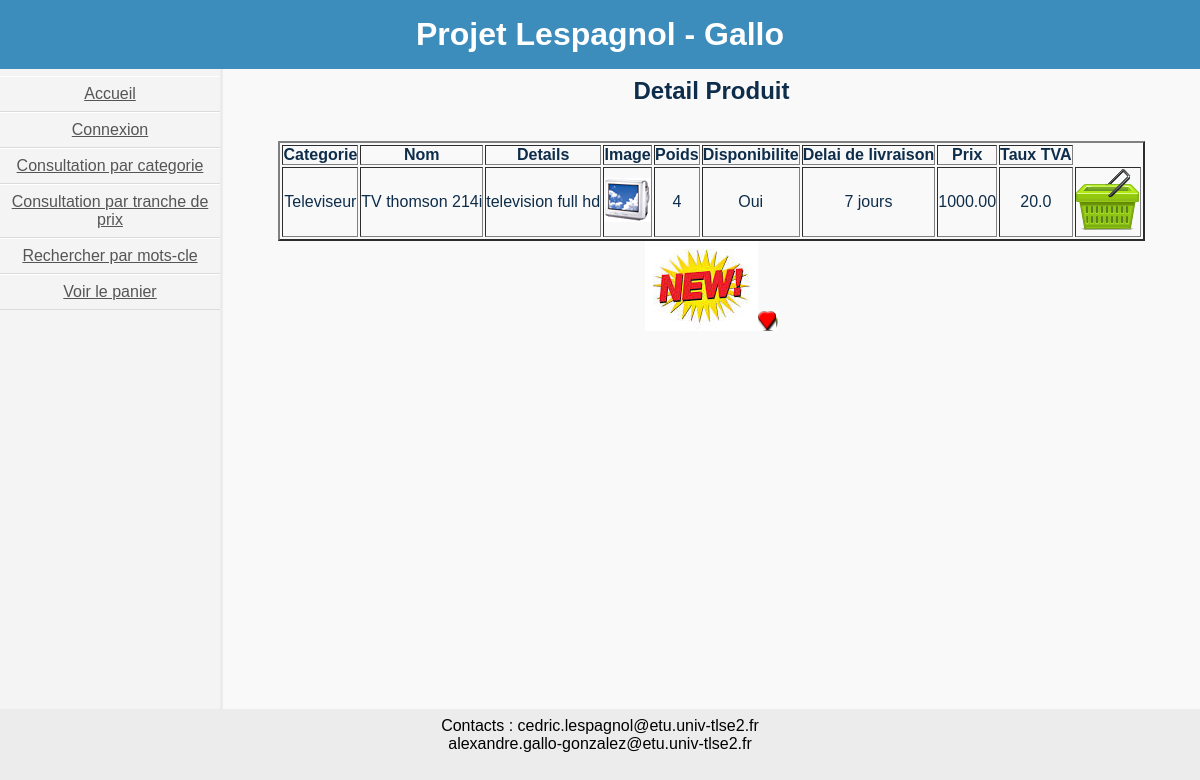
/v/DetailProd.php?idProd=115, run on the app's committed database.
### tables this page shows
CREATE TABLE Categorie
(
	idCat VARCHAR(3),
	nomCat VARCHAR(30),
	CONSTRAINT pk_Categorie PRIMARY KEY(idCat),
	CONSTRAINT ck_Categorie_nomCat_NN CHECK (nomCat is NOT NULL)
);

CREATE TABLE Produit
(
	idProd VARCHAR(5),
	idCat VARCHAR(3),
	nomProd VARCHAR(20),
	detailProd VARCHAR(25),
	imageProd VARCHAR(20),
	estNouveauProd TINYINT(1),
	estPromoProd TINYINT(1),
	estSelectProd TINYINT(1),
	poidsProd TINYINT(3),
	estDispoProd TINYINT(1),
	delaiProd VARCHAR(20),
	prixHTprod NUMERIC(7,2),
	prixHTpromoPro NUMERIC(7,2),
	tauxTVAprod NUMERIC(3,1),
	CONSTRAINT pk_Produit PRIMARY KEY(idProd),
	CONSTRAINT fk_Produit_idCat FOREIGN KEY(idCat) REFERENCES Categorie (idCat)
);

### v/DetailProd.php (the view, shortened to what this page needs)
<!DOCTYPE html>
<html>
<head>
	<link rel="stylesheet" href="./include/styles.css" />
</head>
<body>
	<?php
		include("./include/header.php");
    require_once("connect.inc.php");
	?>
	<div class="wrapper">
		<?php include("./include/menus.php"); ?>
		<section id="content">
        <h1>Detail Produit</h1>
        <BR/><BR/>
        <?php
              echo "<center><table align='center' border='2' >";
  						echo "<tr>";
              echo"<th>Categorie</th><th>Nom</th><th>Details</th><th>Image</th><th>Poids</th><th>Disponibilite</th><th>Delai de livraison</th><th>Prix</th><th>Taux TVA</th>";
              echo "</tr>";
                $result = $conn -> prepare("SELECT * FROM Produit WHERE idProd = ?");
                $result->execute(array($_GET["idProd"]));
                $donnees = $result->fetch(PDO::FETCH_ASSOC);
		              echo "<tr>";
                  $result2 = $conn -> prepare("SELECT nomCat FROM Categorie WHERE idCat = ?");
                  $result2->execute(array($donnees["idCat"]));
                  $donnees2 = $result2->fetch(PDO::FETCH_ASSOC);
                  echo "<td>".$donnees2['nomCat']."</td>";
                  echo "<td>".$donnees['nomProd']."</td>";
                  echo "<td>".$donnees['detailProd']."</td>";
                  echo "<td><img src=\"images/produits/".$donnees['imageProd']."\" border=\"0\" /></td>";
                  echo "<td>".$donnees['poidsProd']."</td>";
                  if($donnees['estDispoProd'] == 1){
                    echo "<td>Oui</td>";
                  } else {
                    echo "<td>Non</td>";
                  }
                  echo "<td>".$donnees['delaiProd']."</td>";
                  if($donnees['estPromoProd'] == 1){
                    echo "<td><s>".$donnees['prixHTprod']."</s>  <b>".$donnees['prixHTpromoPro']."</b></td>";
                  } else {
                    echo "<td>".$donnees['prixHTprod']."</td>";
                  }
                  echo "<td>".$donnees['tauxTVAprod']."</td>";
                  echo "<td><a href=\"AjouterPanier.php?idProd=$_GET[idProd]\"><img src=\"images/panier.png\" border=\"0\" /></a></td>";
                  echo"</tr>";
              echo "</table></center>";
              if($donnees['estNouveauProd'] == 1){
                echo"<img src=\"images/new.jpg\" border=\"0\" />";
              }
              if($donnees['estSelectProd'] == 1){
                echo"<img src=\"images/selection.png\" border=\"0\" />";
              }
              echo "<BR/><BR/>";
			?>
		</section>
	</div>
	<?php include("./include/footer.php"); ?>
</body>
</html>

### v/include/styles.css (style rules this page uses)
* { margin: 0; padding: 0; }
html, body { height: 100%; font-family: sans-serif; background-color: #ECECEC; }
.wrapper { display: table; table-layout: fixed; width: 100%; height: 80%; background: #f9f9f9; }
section { display: table-cell; color: #0d2d4b; padding: 0.5em; text-align: center; background-color: #F9F9F9; }
td { text-align: center; }

### data on the page
categorie: nomCat "Televiseur"
produit: nomProd "TV thomson 214i", detailProd "television full hd", imageProd (picture), poidsProd "4", delaiProd "7 jours", prixHTprod "1000.00", tauxTVAprod "20.0"
